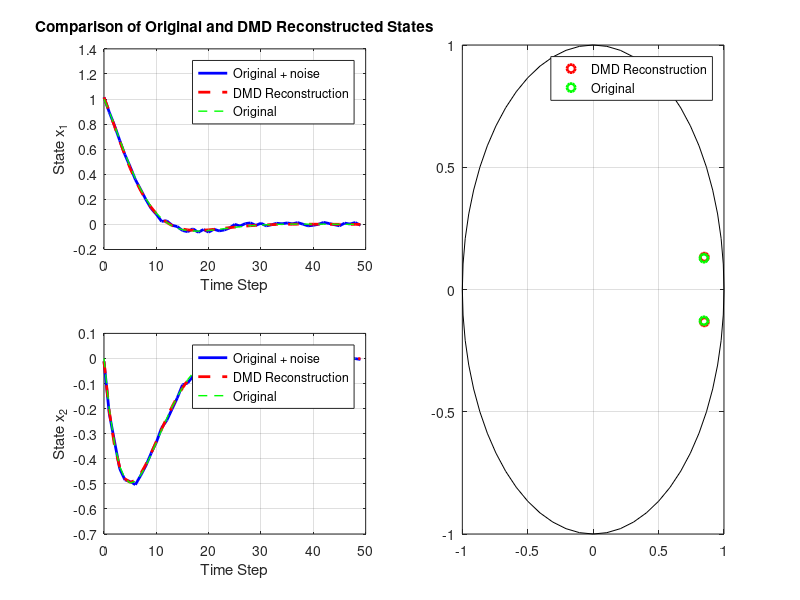

The MATLAB source for this figure:

% Clear workspace and close figures
clear; close all; clc;

Position=[10 1000 800 500];

set(groot,'defaultfigureposition',Position)
plotfolder='Plots/DMD_try/';


%% Generate Synthetic Data
% Define system dynamics: x_{k+1} = A * x_k
A = [0.9 0.1; -0.2 0.8];  % Example 2x2 system matrix

% Initial state
x0 = [1; 0];

% Number of time steps
numSteps = 50;

% Preallocate state matrix
n = length(x0);
X = zeros(n, numSteps);

% Generate data
X(:,1) = x0;
for k = 2:numSteps
    X(:,k) = A * X(:,k-1);
end

% Add small noise to simulate measurement noise
noise_level = 0.01;
X_noisy = X + noise_level * randn(size(X));

%% DMD Algorithm
% Split data into snapshots X1 and X2
X1 = X_noisy(:, 1:end-1);
X2 = X_noisy(:, 2:end);

% Perform Singular Value Decomposition (SVD) on X1
[U, Sigma, V] = svd(X1, 'econ');

% Truncate to rank-r (r can be chosen based on singular values)
r = 2;  % For this simple system, use full rank
U_r = U(:, 1:r);
Sigma_r = Sigma(1:r, 1:r);
V_r = V(:, 1:r);

% Compute low-rank approximation of A
A_tilde = U_r' * X2 * V_r / Sigma_r;

% Compute eigenvalues and eigenvectors of A_tilde
[W, D] = eig(A_tilde);

% DMD modes
Phi = X2 * V_r / Sigma_r * W;

% Compute eigenvalues (diagonal elements of D)
lambda = diag(D);

% Compute DMD mode amplitudes (initial conditions)
b = Phi \ X_noisy(:,1);

%% Reconstruct Dynamics using DMD Modes
% Time vector
t = 0:numSteps-1;

% Initialize reconstruction matrix
X_dmd = zeros(n, numSteps);
diagLambda=diag(lambda);


for k = 1:numSteps
    % X_dmd(:,k) = Phi * ((lambda.^(k-1)) .* b);
    for j=1:r
        X_dmd(:,k) = X_dmd(:,k) + (b(j).*Phi(:,j).*(lambda(j).^(k-1)));
    end
end

%% Plot Results
figure;
subplot(2,2,1);
plot(t, X_noisy(1,:), 'b-', 'LineWidth', 2); hold on;
plot(t, X_dmd(1,:), 'r--', 'LineWidth', 2);hold on;
plot(t, X(1,:), 'g--', 'LineWidth', 1);
xlabel('Time Step');
ylabel('State x_1');
legend('Original + noise', 'DMD Reconstruction','Original');
title('Comparison of Original and DMD Reconstructed States');
grid on;

subplot(2,2,3);
plot(t, X_noisy(2,:), 'b-', 'LineWidth', 2); hold on;
plot(t, X_dmd(2,:), 'r--', 'LineWidth', 2);
plot(t, X(2,:), 'g--', 'LineWidth', 1);
xlabel('Time Step');
ylabel('State x_2');
legend('Original + noise', 'DMD Reconstruction','Original');
grid on;

subplot(2,2,[2,4]);
plot(eig(A),'ro','LineWidth', 2);hold on;
plot(lambda,'go','LineWidth', 2);hold on;
rectangle('Position',[-1,-1,2,2],'Curvature',[1 1])
legend('DMD Reconstruction','Original')
xlim([-1 1])
ylim([-1 1])
grid on;

%% Display Results
disp('Original System Matrix A:');
disp(A);

disp('Reconstructed System Matrix from DMD:');
A_dmd = Phi * D / Phi;  % Reconstruct A from DMD modes and eigenvalues
disp(real(A_dmd));

disp('Eigenvalues of Original A:');
disp(eig(A));

disp('Eigenvalues from DMD:');
disp(lambda);
